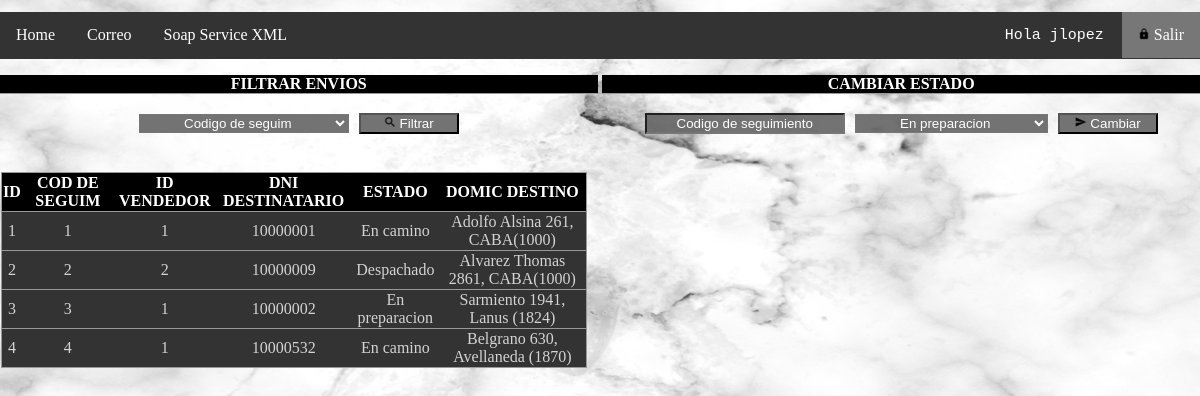
The page /envios (signed in) on the database its author committed.
### template_app/models.py (models this page shows)
class Envio(models.Model):
	ESTADOS = (
        ('En preparacion', 'En preparacion'),
        ('Despachado', 'Despachado'),
        ('En camino', 'En camino'),
        ('Entregado', 'Entregado'),
    )
	codigoSeguim = models.IntegerField(unique = True)
	nroVendedor = models.IntegerField()
	dniPersona = models.IntegerField()
	estado = models.CharField(max_length=20, choices= ESTADOS)
	domicilio_entrega = models.CharField(max_length=200)
	class Meta():
		db_table = 'envio'

### template_app/views.py (the view, shortened to what this page needs)
# urls.py: path('envios', views.envios, name="envios"),
@login_required(login_url='login')
def envios(request):
	item_list = models.Envio.objects.all()
	form_cambio_estado_msg = ""
	form_cambio_estado = forms.CambioEstadoForm()
	form_filtrar_envios = forms.FiltroEnviosForm()
	context = {'item_list': item_list, 'form_filtrar_envios': form_filtrar_envios,'form_cambio_estado': form_cambio_estado, 'form_cambio_estado_msg': form_cambio_estado_msg}
	return render(request, 'envios.html', context)

### template_app/forms.py
class FiltroEnviosForm(forms.Form):
	FILTROS = [
        ('Codigo de seguim', 'Codigo de seguim'),
        ('Estado', 'Estado'),
        ('DNI destinatario', 'DNI destinatario'),
    ]
	filtro = forms.ChoiceField(widget=forms.Select,choices=FILTROS)

class CambioEstadoForm(forms.Form):
	ESTADOS = [
        ('En preparacion', 'En preparacion'),
        ('Despachado', 'Despachado'),
        ('En camino', 'En camino'),
        ('Entregado', 'Entregado'),
    ]
	codigoSeguim = forms.IntegerField(label='CodSeguim', widget = forms.TextInput(attrs={'placeholder':'Codigo de seguimiento'}), required = True)
	estado = forms.ChoiceField(widget=forms.Select,choices=ESTADOS)

### template_app/templates/envios.html (shortened to what this page needs)
{% extends "base.html" %}
{% load static %}
{% block content %}
<div class='halfleft'>
	<div class='contenido_form'>
		<p class="titulo">FILTRAR ENVIOS</p>
		<form method="post">
			{{form_filtrar_envios.filtro}}
			<button class="login_form" type="submit">
				<img class ="icono" src="{% static '../template_project/static/img/search.png' %}" alt="Filtrar" title="Filtrar">  Filtrar
			</button>
		</form>
		<br>
	</div>
	<div class='table_container'>
		<table class="tabla">
			<tr>
				<th>ID</th>
				<th>COD DE SEGUIM</th>
				<th>ID VENDEDOR</th>
				<th>DNI DESTINATARIO</th>
				<th>ESTADO</th>
				<th>DOMIC DESTINO</th>
			</tr>
			{% for item in item_list %}
			<tr>
				<td>{{ item.id }} </td>
				<td>{{ item.codigoSeguim }} </td>
				<td>{{ item.nroVendedor }} </td>
				<td>{{ item.dniPersona }} </td>
				<td>{{ item.estado }} </td>
				<td>{{ item.domicilio_entrega }} </td>
			</tr>
			{% endfor %}
		</table>
		<br>
	</div>
</div>
<div class='halfright'>
	<div class='contenido_form'>
		<p class="titulo">CAMBIAR ESTADO</p>
		<form method="post">
			{{form_cambio_estado.codigoSeguim}}
			{{form_cambio_estado.estado}}
			<button class="login_form" type="submit">
				<img class ="icono" src="{% static '../template_project/static/img/send.png' %}" alt="Cambiar" title="Cambiar">  Cambiar
			</button>
		</form>
		<br>
	</div>
</div>
{% endblock %}

### template_app/templates/base.html (shortened to what this page needs)
{% load static %}
<html>
<head>
	<link rel="stylesheet" href="{% static '../template_project/static/css/index.css' %}" />
</head>
<body class="base">
	<div class="base">
		<ul class="navbar">
			<li><a href="/home">Home</a></li>
			<li><a href="/envios">Correo</a></li>
			<li><a href="/soap?wsdl">Soap Service XML</a></li>
			<li id="right_navbar"><a href="{% url 'logout' %}"><img class ="icono" src="{% static '../template_project/static/img/logout.png'%}" alt="Salir" title="Salir"> Salir</a></li>
			<p>Hola {{request.user}} &#160</p>
		</ul>
			{% block content %}
			{% endblock %}
	</div>
</body>
</html>

### template_project/static/css/index.css (style rules this page uses)
body.base { background: black; margin: 0px; padding: 0px; background: url('../img/fondo.jpg'); background-size: cover; background-attachment: fixed; background-position: center center; text-align: center; }
div.base { margin: 1% auto; width: 100%; height: auto; background: rgba(255, 255, 255, 0.0); text-align:center; }
p.titulo { border-bottom: 1px solid #999; background-color: black; color: white; font-weight: bold; }
ul.navbar { list-style-type: none; margin: 0; padding: 0; overflow: hidden; background-color: #333; }
.navbar li { display: inline; float: left; }
#right_navbar { display: inline; float: right; background-color: #777; }
.navbar p { float: right; color: white; font-size: 15px; font-family: monospace; }
.navbar a { display: block; color: white; text-align: center; padding: 14px 16px; text-decoration: none; }
div.halfleft { width: 49.8%; height: auto; background: rgba(255, 255, 255, 0.0); float: left; }
div.halfright { width: 49.8%; height: auto; background: rgba(255, 255, 255, 0.0); float: right; }
div.table_container { width: 100%; height: 65%; overflow-y:auto; }
table.tabla { background-color: #333; width: 98%; border: 1px solid #999; text-align: left; border-collapse: collapse; margin: 1px; overflow: scroll; color: lightgrey; }
.tabla th { border-bottom: 1px solid #999; background-color: black; color: white; text-align: center; position: -webkit-sticky; position: sticky; top: 0; }
.tabla td { border-bottom: 1px solid #999; text-align: center; }
button[type=submit] { background-color: rgba(100, 100, 100, 0.9); color: white; text-align: center; width: 100px; margin: 3px; cursor: pointer; cursor-color: red; }
select { background-color: rgba(100, 100, 100, 0.9); color: white; padding-left: 40px; padding-right: 40px; text-align: center; margin: 3px; cursor: pointer; }
input[type=text] { background-color: rgba(100, 100, 100, 0.9); color: white; width: 200px; text-align: center; margin: 3px; }
input[type=text]::placeholder { opacity: 1; color: white; }
div.contenido_form { background-color: rgba(255, 255, 255, 0.0); height: auto; width: 100%; margin-left: auto; margin-right: auto; box-shadow: 0 0 0px black; }

### rows shown on the page
Envio: id "1", codigoSeguim "1", nroVendedor "1", dniPersona "10000001", estado "En camino", domicilio_entrega "Adolfo Alsina 261, CABA(1000)"
Envio: id "2", codigoSeguim "2", nroVendedor "2", dniPersona "10000009", estado "Despachado", domicilio_entrega "Alvarez Thomas 2861, CABA(1000)"
Envio: id "3", codigoSeguim "3", nroVendedor "1", dniPersona "10000002", estado "En preparacion", domicilio_entrega "Sarmiento 1941, Lanus (1824)"
Envio: id "4", codigoSeguim "4", nroVendedor "1", dniPersona "10000532", estado "En camino", domicilio_entrega "Belgrano 630, Avellaneda (1870)"

### other values the page prints
{{ request.user }} "jlopez"
